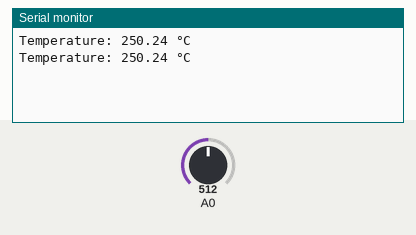
Recording of a sketch running on a simulated Arduino Uno, built with avr-gcc and run on an emulated ATmega328P. Parts: the last lines printed to the serial monitor. The inputs (shaded band) are chosen by the test bench; at power-on: A0 = 512.

Above: at 1.8 s.
1.9 s: A0 set to 716
At 2.3 s:
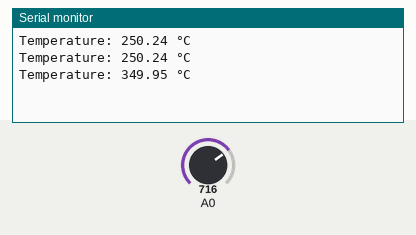
3.4 s: A0 set to 900
At 4.8 s:
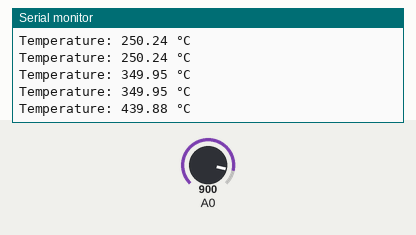
Timing chart, 0 to 6.4 s (numbered marks = the images above; inputs shaded):
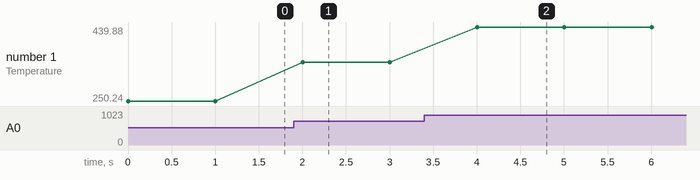

The sketch:

sketch_feb24b.ino
```cpp
void setup() {
  Serial.begin(9600);
}

void loop() {
  int t = analogRead(A0); // raw 0-1023 analog-to-digital reading
  float V = (t*5.0/10.230); // scale to float Volts
  Serial.print("Temperature: ");
  Serial.print(V); // print voltage / 250 (in volts)
  Serial.println(" °C");
  delay(1000); // wait for 1 second
}
```

Measured:
- after the input at 1.9 s, the serial monitor: prints a new line after 0.10 s (image 1)
- after the input at 3.4 s, the serial monitor: prints a new line after 0.60 s (image 2)
- plotted number 1: 250.24 → 349.95 after the input at 1.9 s, 349.95 → 439.88 after the input at 3.4 s
